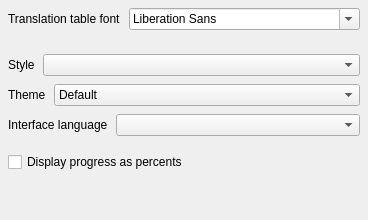
     <widget class="QWidget" name="appearanceSettings">
      <layout class="QVBoxLayout" name="verticalLayout_3">
       <property name="spacing">
        <number>16</number>
       </property>
       <property name="leftMargin">
        <number>8</number>
       </property>
       <property name="topMargin">
        <number>8</number>
       </property>
       <property name="rightMargin">
        <number>8</number>
       </property>
       <property name="bottomMargin">
        <number>8</number>
       </property>
       <item>
        <widget class="QWidget" name="translationTableWidget" native="true">
         <layout class="QVBoxLayout" name="verticalLayout_9">
          <property name="spacing">
           <number>8</number>
          </property>
          <property name="leftMargin">
           <number>0</number>
          </property>
          <property name="topMargin">
           <number>0</number>
          </property>
          <property name="rightMargin">
           <number>0</number>
          </property>
          <property name="bottomMargin">
           <number>0</number>
          </property>
          <item>
           <widget class="QWidget" name="translationTableFontWidget" native="true">
            <property name="sizePolicy">
             <sizepolicy hsizetype="Minimum" vsizetype="Maximum">
              <horstretch>0</horstretch>
              <verstretch>0</verstretch>
             </sizepolicy>
            </property>
            <layout class="QHBoxLayout" name="horizontalLayout_3">
             <property name="spacing">
              <number>8</number>
             </property>
             <property name="leftMargin">
              <number>0</number>
             </property>
             <property name="topMargin">
              <number>0</number>
             </property>
             <property name="rightMargin">
              <number>0</number>
             </property>
             <property name="bottomMargin">
              <number>0</number>
             </property>
             <item>
              <widget class="QLabel" name="label_2">
               <property name="sizePolicy">
                <sizepolicy hsizetype="Maximum" vsizetype="Preferred">
                 <horstretch>0</horstretch>
                 <verstretch>0</verstretch>
                </sizepolicy>
               </property>
               <property name="text">
                <string>Translation table font</string>
               </property>
              </widget>
             </item>
             <item>
              <widget class="QFontComboBox" name="fontSelect"/>
             </item>
            </layout>
           </widget>
          </item>
          <item>
           <widget class="CBSLIWidget" name="translationTableFontSizeWidget" native="true">
            <layout class="QHBoxLayout" name="horizontalLayout_7">
             <property name="spacing">
              <number>8</number>
             </property>
             <property name="leftMargin">
              <number>0</number>
             </property>
             <property name="topMargin">
              <number>0</number>
             </property>
             <property name="rightMargin">
              <number>0</number>
             </property>
             <property name="bottomMargin">
              <number>0</number>
             </property>
            </layout>
           </widget>
          </item>
         </layout>
        </widget>
       </item>
       <item>
        <widget class="QWidget" name="stylingWidget" native="true">
         <layout class="QVBoxLayout" name="verticalLayout_10">
          <property name="spacing">
           <number>8</number>
          </property>
          <property name="leftMargin">
           <number>0</number>
          </property>
          <property name="topMargin">
           <number>0</number>
          </property>
          <property name="rightMargin">
           <number>0</number>
          </property>
          <property name="bottomMargin">
           <number>0</number>
          </property>
          <item>
           <widget class="QWidget" name="widget_4" native="true">
            <property name="sizePolicy">
             <sizepolicy hsizetype="Minimum" vsizetype="Maximum">
              <horstretch>0</horstretch>
              <verstretch>0</verstretch>
             </sizepolicy>
            </property>
            <layout class="QHBoxLayout" name="horizontalLayout_4">
             <property name="spacing">
              <number>8</number>
             </property>
             <property name="leftMargin">
              <number>0</number>
             </property>
             <property name="topMargin">
              <number>0</number>
             </property>
             <property name="rightMargin">
              <number>0</number>
             </property>
             <property name="bottomMargin">
              <number>0</number>
             </property>
             <item>
              <widget class="QLabel" name="label_3">
               <property name="sizePolicy">
                <sizepolicy hsizetype="Maximum" vsizetype="Preferred">
                 <horstretch>0</horstretch>
                 <verstretch>0</verstretch>
                </sizepolicy>
               </property>
               <property name="text">
                <string>Style</string>
               </property>
              </widget>
             </item>
             <item>
              <widget class="QComboBox" name="styleSelect"/>
             </item>
            </layout>
           </widget>
          </item>
          <item>
           <widget class="QWidget" name="widget_11" native="true">
            <layout class="QHBoxLayout" name="horizontalLayout_8">
             <property name="spacing">
              <number>8</number>
             </property>
             <property name="leftMargin">
              <number>0</number>
             </property>
             <property name="topMargin">
              <number>0</number>
             </property>
             <property name="rightMargin">
              <number>0</number>
             </property>
             <property name="bottomMargin">
              <number>0</number>
             </property>
             <item>
              <widget class="QLabel" name="label_7">
               <property name="sizePolicy">
                <sizepolicy hsizetype="Maximum" vsizetype="Preferred">
                 <horstretch>0</horstretch>
                 <verstretch>0</verstretch>
                </sizepolicy>
               </property>
               <property name="text">
                <string>Theme</string>
               </property>
              </widget>
             </item>
             <item>
              <widget class="QComboBox" name="themeSelect">
               <item>
                <property name="text">
                 <string>Default</string>
                </property>
               </item>
               <item>
                <property name="text">
                 <string>Light</string>
                </property>
               </item>
               <item>
                <property name="text">
                 <string>Dark</string>
                </property>
               </item>
              </widget>
             </item>
            </layout>
           </widget>
          </item>
          <item>
           <widget class="QWidget" name="languageWidget" native="true">
            <layout class="QHBoxLayout" name="horizontalLayout_24">
             <property name="spacing">
              <number>8</number>
             </property>
             <property name="leftMargin">
              <number>0</number>
             </property>
             <property name="topMargin">
              <number>0</number>
             </property>
             <property name="rightMargin">
              <number>0</number>
             </property>
             <property name="bottomMargin">
              <number>0</number>
             </property>
             <item>
              <widget class="QLabel" name="label_47">
               <property name="sizePolicy">
                <sizepolicy hsizetype="Maximum" vsizetype="Preferred">
                 <horstretch>0</horstretch>
                 <verstretch>0</verstretch>
                </sizepolicy>
               </property>
               <property name="text">
                <string>Interface language</string>
               </property>
              </widget>
             </item>
             <item>
              <widget class="QComboBox" name="languageSelect"/>
             </item>
            </layout>
           </widget>
          </item>
         </layout>
        </widget>
       </item>
       <item>
        <widget class="QCheckBox" name="displayPercentsCheckbox">
         <property name="toolTip">
          <string>Show tab progress as a percentage instead of a translated/total count.</string>
         </property>
         <property name="text">
          <string>Display progress as percents</string>
         </property>
        </widget>
       </item>
       <item>
        <spacer name="verticalSpacer_2">
         <property name="orientation">
          <enum>Qt::Orientation::Vertical</enum>
         </property>
         <property name="sizeHint" stdset="0">
          <size>
           <width>20</width>
           <height>40</height>
          </size>
         </property>
        </spacer>
       </item>
      </layout>
     </widget>
